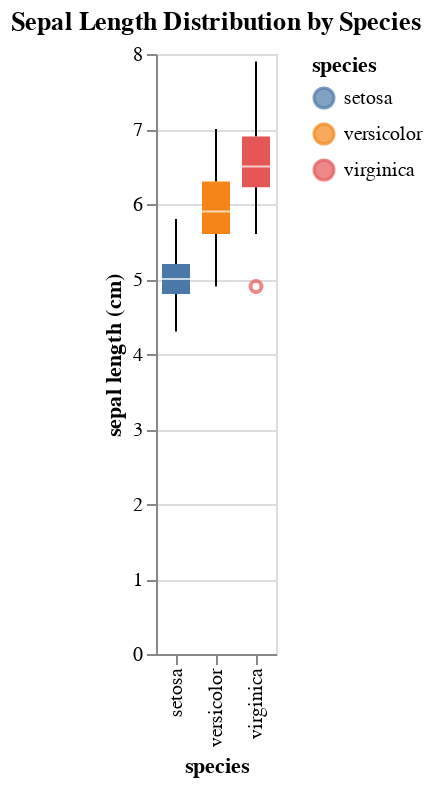

The notebook cell saved with this chart:
### Code cell
# Box Plot: Sepal Length by Species
box = alt.Chart(df).mark_boxplot().encode(
    x='species:N',
    y='sepal length (cm):Q',
    color='species:N'
).properties(
    title='Sepal Length Distribution by Species'
)

box

### Figure 1 — Vega-Lite specification as saved in the notebook (floating-point values rounded to 4 significant figures; data arrays with more than 128 entries replaced by an {"elided": "..."} marker saying what was removed)
{"config": {"view": {"continuousWidth": 300, "continuousHeight": 300}}, "data": {"name": "data-df7bdfa681e639c89777c1ae4b00ae8e"}, "mark": {"type": "boxplot"}, "encoding": {"color": {"field": "species", "type": "nominal"}, "x": {"field": "species", "type": "nominal"}, "y": {"field": "sepal length (cm)", "type": "quantitative"}}, "title": "Sepal Length Distribution by Species", "$schema": "https://vega.github.io/schema/vega-lite/v5.20.1.json", "datasets": {"data-df7bdfa681e639c89777c1ae4b00ae8e": {"elided": "150 records"}}}
